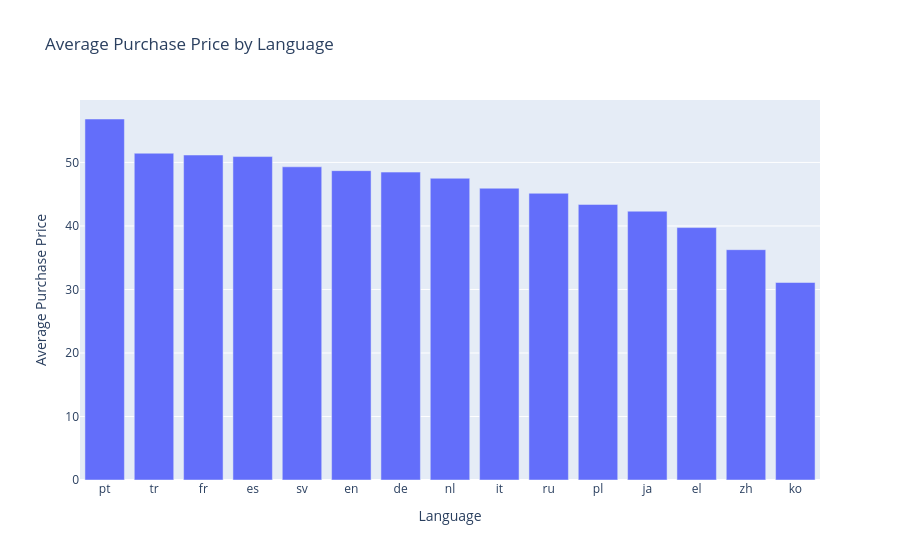

Here is the notebook cell this chart was saved with:
### Markdown cell above
## Q35. Plotly Interactive Bar Chart

### Request

Create an interactive bar chart showing average purchase price by language.

### Short explanation

This is useful for presenting grouped business insights interactively.

### Code cell
fig = px.bar(
    data_frame=avg_price_language,
    x="language",
    y="purchase_price",
    title="Average Purchase Price by Language",
    labels={"purchase_price": "Average Purchase Price", "language": "Language"}
)

fig.show()

### Figure 1 — Plotly figure (JSON) as saved in the notebook; plotly's stock layout.template omitted (floating-point values rounded to 4 significant figures)
{"data": [{"hovertemplate": "Language=%{x}<br>Average Purchase Price=%{y}<extra></extra>", "legendgroup": "", "marker": {"color": "#636efa", "pattern": {"shape": ""}}, "name": "", "orientation": "v", "showlegend": false, "textposition": "auto", "x": ["pt", "tr", "fr", "es", "sv", "en", "de", "nl", "it", "ru", "pl", "ja", "el", "zh", "ko"], "xaxis": "x", "y": [56.84, 51.45, 51.17, 50.92, 49.31, 48.71, 48.48, 47.51, 45.94, 45.14, 43.39, 42.32, 39.74, 36.26, 31.1], "yaxis": "y", "type": "bar"}], "layout": {"xaxis": {"anchor": "y", "domain": [0.0, 1.0], "title": {"text": "Language"}}, "yaxis": {"anchor": "x", "domain": [0.0, 1.0], "title": {"text": "Average Purchase Price"}}, "legend": {"tracegroupgap": 0}, "title": {"text": "Average Purchase Price by Language"}, "barmode": "relative"}}
